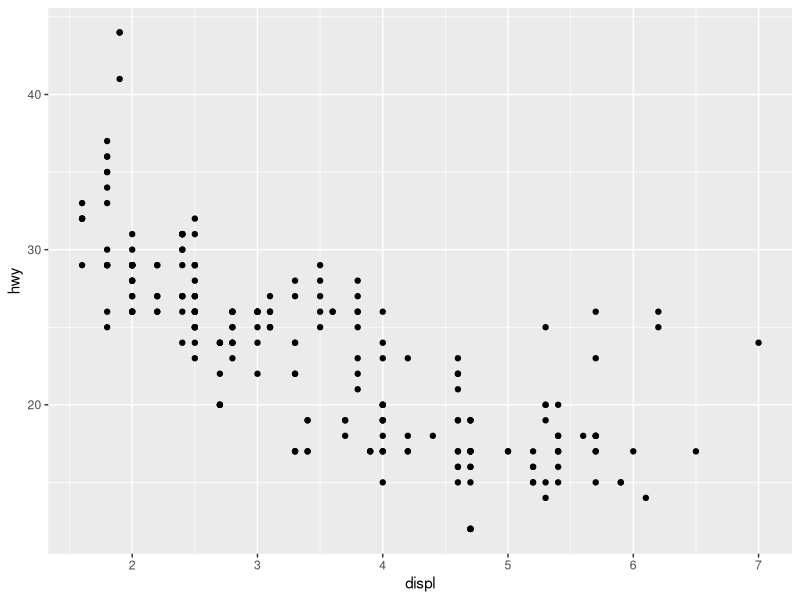
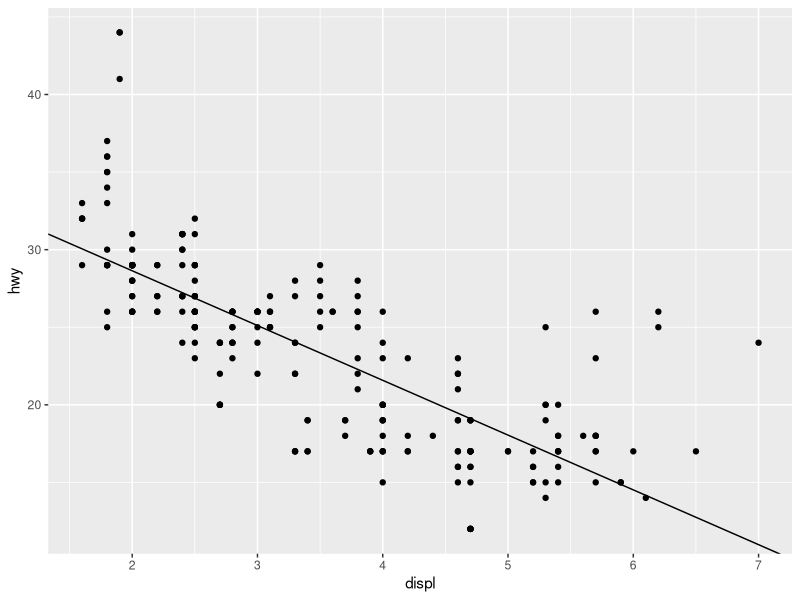

Generate these figures, in order, with R:
## ---- chunk 1
knitr::opts_chunk$set(echo = TRUE)
## ---- chunk 2
library(tidyverse)
## ---- chunk 3
f = lm(hwy~displ, data = mpg)
ggplot(data = mpg) + 
  geom_point(mapping = aes(x = displ, y = hwy))
## ---- chunk 4
ggplot(data = mpg) + 
  geom_point(mapping = aes(x = displ, y = hwy)) +
  geom_abline(slope = f$coef[2], intercept = f$coef[1])
